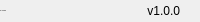
              <widget class="QFrame" name="bottomBar">
               <property name="minimumSize">
                <size>
                 <width>0</width>
                 <height>22</height>
                </size>
               </property>
               <property name="maximumSize">
                <size>
                 <width>16777215</width>
                 <height>22</height>
                </size>
               </property>
               <property name="frameShape">
                <enum>QFrame::Shape::NoFrame</enum>
               </property>
               <property name="frameShadow">
                <enum>QFrame::Shadow::Raised</enum>
               </property>
               <layout class="QHBoxLayout" name="horizontalLayout_5">
                <property name="spacing">
                 <number>0</number>
                </property>
                <property name="leftMargin">
                 <number>0</number>
                </property>
                <property name="topMargin">
                 <number>0</number>
                </property>
                <property name="rightMargin">
                 <number>0</number>
                </property>
                <property name="bottomMargin">
                 <number>0</number>
                </property>
                <item>
                 <widget class="QLabel" name="creditsLabel">
                  <property name="maximumSize">
                   <size>
                    <width>16777215</width>
                    <height>16</height>
                   </size>
                  </property>
                  <property name="font">
                   <font>
                    <family>Segoe UI</family>
                    <pointsize>-1</pointsize>
                    <italic>false</italic>
                    <bold>false</bold>
                   </font>
                  </property>
                  <property name="text">
                   <string>By: Alwezbluu</string>
                  </property>
                  <property name="alignment">
                   <set>Qt::AlignmentFlag::AlignLeading|Qt::AlignmentFlag::AlignLeft|Qt::AlignmentFlag::AlignVCenter</set>
                  </property>
                 </widget>
                </item>
                <item>
                 <widget class="QLabel" name="version">
                  <property name="text">
                   <string>v1.0.0</string>
                  </property>
                  <property name="alignment">
                   <set>Qt::AlignmentFlag::AlignRight|Qt::AlignmentFlag::AlignTrailing|Qt::AlignmentFlag::AlignVCenter</set>
                  </property>
                 </widget>
                </item>
                <item>
                 <widget class="QFrame" name="frame_size_grip">
                  <property name="minimumSize">
                   <size>
                    <width>20</width>
                    <height>0</height>
                   </size>
                  </property>
                  <property name="maximumSize">
                   <size>
                    <width>20</width>
                    <height>16777215</height>
                   </size>
                  </property>
                  <property name="frameShape">
                   <enum>QFrame::Shape::NoFrame</enum>
                  </property>
                  <property name="frameShadow">
                   <enum>QFrame::Shadow::Raised</enum>
                  </property>
                 </widget>
                </item>
               </layout>
              </widget>
